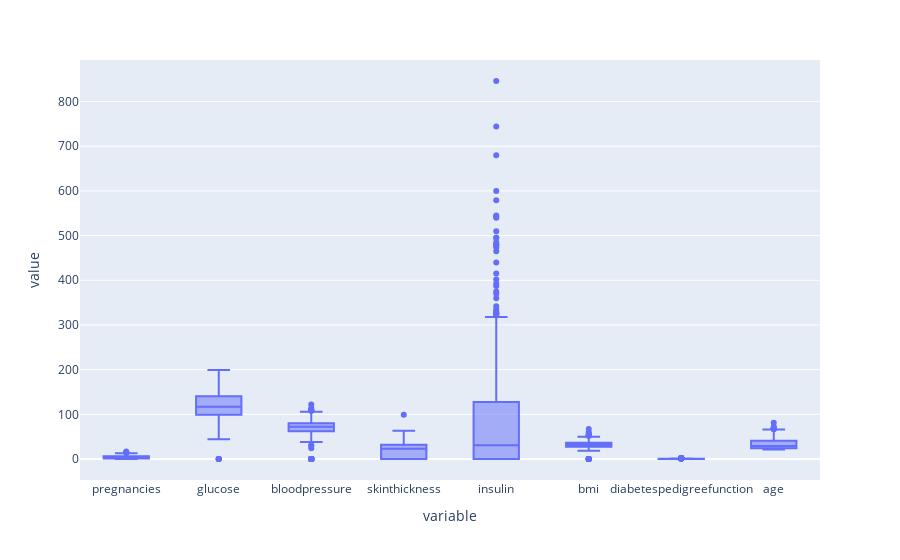

The code cell stored with this chart in its notebook:
### Markdown cell above
## EDA - исследовательский анализ данных 

(какие признаки, квантили/квартили, пустые ячейки, выбросы)

### Code cell
px.box(X) # построить распределение для всех числовых переменных

### Figure 1 — Plotly figure (JSON) as saved in the notebook; plotly's stock layout.template omitted (floating-point values rounded to 4 significant figures; data arrays with more than 128 entries replaced by an {"elided": "..."} marker saying what was removed)
{"data": [{"alignmentgroup": "True", "hovertemplate": "variable=%{x}<br>value=%{y}<extra></extra>", "legendgroup": "", "marker": {"color": "#636efa"}, "name": "", "notched": false, "offsetgroup": "", "orientation": "v", "showlegend": false, "type": "box", "x": {"elided": "6144 str values"}, "x0": " ", "xaxis": "x", "y": {"elided": "6144 float values"}, "y0": " ", "yaxis": "y"}], "layout": {"boxmode": "group", "legend": {"tracegroupgap": 0}, "margin": {"t": 60}, "xaxis": {"anchor": "y", "domain": [0, 1], "title": {"text": "variable"}}, "yaxis": {"anchor": "x", "domain": [0, 1], "title": {"text": "value"}}}}
